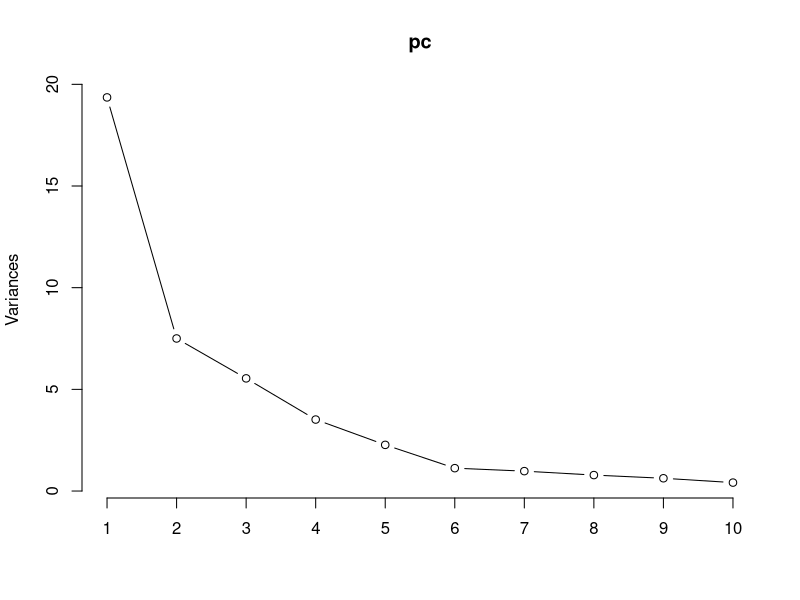
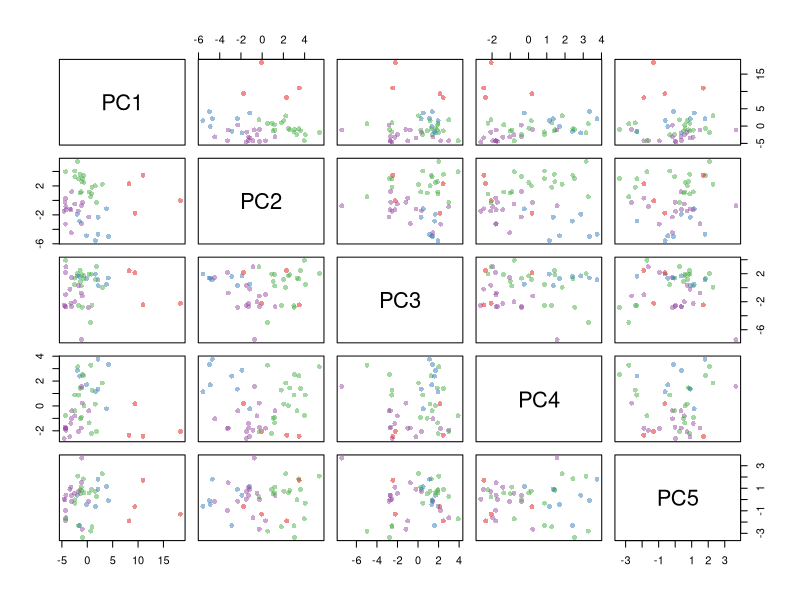

Here is the R script that generated these plots, in order: (Note: this script raises an error after producing the figures.)

# Load data
data <- read.csv(file="censusStateClean.csv", header=T, sep=",", row.names=1)
# Scale data because using different units
data2 <- data.frame(scale(data))
# data3 <- data[,-c(1)]
# data2 <- data.frame(scale(data3))
# Run PCA
pc <- princomp(data2)
loadings(pc)

pc <- prcomp(data2)
# Choose number of principal compnets that account for > 85% of variance or underneath elbow
plot(pc, type='l')
summary(pc)
# User first 5 components
comp <- data.frame(pc$x[,1:5])
#K-means cluster
k <- kmeans(comp, 4, nstart=25, iter.max=1000)
# Plot clusters across components
library(RColorBrewer)
library(scales)
palette(alpha(brewer.pal(9,'Set1'), 0.5))
plot(comp, col=k$clust, pch=16)
# Cluster sizes
sort(table(k$clust))
clust <- names(sort(table(k$clust)))
# First cluster
row.names(data[k$clust==clust[1],])
# Second Cluster
row.names(data[k$clust==clust[2],])
# Third Cluster
row.names(data[k$clust==clust[3],])
# Fourth Cluster
row.names(data[k$clust==clust[4],])

# > # First cluster
#     > row.names(data[k$clust==clust[1],])
# [1] "California" "Florida"    "New York"   "Texas"     
# > # Second Cluster
#     > row.names(data[k$clust==clust[2],])
# [1] "Connecticut"   "Delaware"      "Illinois"      "Maryland"      "Massachusetts" "New Jersey"   
# [7] "Rhode Island"  "Virginia"     
# > # Third Cluster
#     > row.names(data[k$clust==clust[3],])
# [1] "Colorado"      "Idaho"         "Iowa"          "Kansas"        "Maine"         "Minnesota"    
# [7] "Montana"       "Nebraska"      "Nevada"        "New Hampshire" "North Dakota"  "Oregon"       
# [13] "South Dakota"  "Utah"          "Vermont"       "Wisconsin"     "Wyoming"      
# > # Fourth Cluster
#     > row.names(data[k$clust==clust[4],])
# [1] "Alabama"        "AriNAona"       "Arkansas"       "Georgia"        "Indiana"        "Kentucky"      
# [7] "Louisiana"      "Michigan"       "Mississippi"    "Missouri"       "New Mexico"     "North Carolina"
# [13] "Ohio"           "Oklahoma"       "Pennsylvania"   "South Carolina" "Tennessee"      "West Virginia" 

clusplot(comp, k$cluster, color=TRUE, shade=TRUE, 
         labels=2, lines=0)

boxplot(data$Bachelor.s.degree.or.higher..percent.of.persons.age.25.years...2009.2013 ~ k$cluster,
        xlab='Cluster', ylab='Accommodation',
        main='Batchelor Degree or Higher by Cluster')

